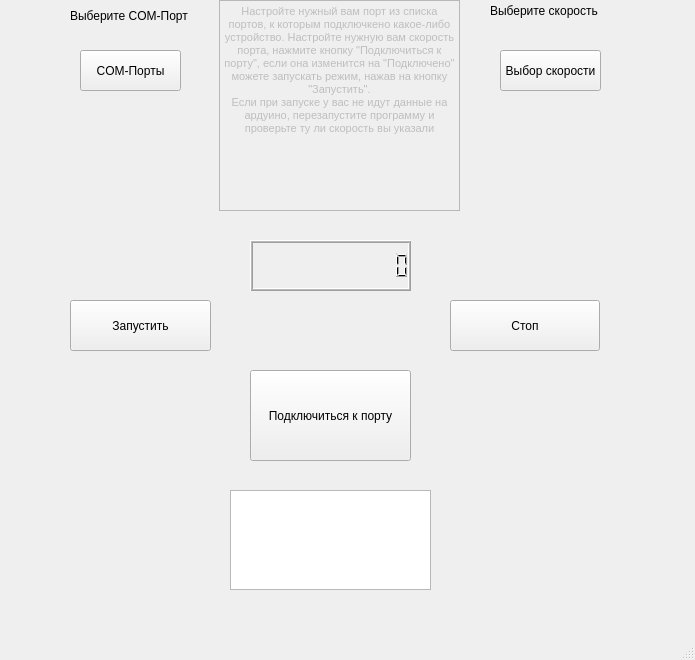
<?xml version="1.0" encoding="UTF-8"?>
<ui version="4.0">
 <class>MainWindow</class>
 <widget class="QMainWindow" name="MainWindow">
  <property name="geometry">
   <rect>
    <x>0</x>
    <y>0</y>
    <width>695</width>
    <height>660</height>
   </rect>
  </property>
  <property name="windowTitle">
   <string>MainWindow</string>
  </property>
  <property name="windowOpacity">
   <double>2.000000000000000</double>
  </property>
  <widget class="QWidget" name="centralwidget">
   <widget class="QPushButton" name="start">
    <property name="geometry">
     <rect>
      <x>70</x>
      <y>300</y>
      <width>141</width>
      <height>51</height>
     </rect>
    </property>
    <property name="text">
     <string>Запустить</string>
    </property>
   </widget>
   <widget class="QPushButton" name="current_speed_ports">
    <property name="geometry">
     <rect>
      <x>500</x>
      <y>50</y>
      <width>101</width>
      <height>41</height>
     </rect>
    </property>
    <property name="text">
     <string>Выбор скорости</string>
    </property>
   </widget>
   <widget class="QLabel" name="label_5">
    <property name="geometry">
     <rect>
      <x>490</x>
      <y>0</y>
      <width>121</width>
      <height>21</height>
     </rect>
    </property>
    <property name="text">
     <string>Выберите скорость</string>
    </property>
   </widget>
   <widget class="QLabel" name="label">
    <property name="geometry">
     <rect>
      <x>70</x>
      <y>0</y>
      <width>130</width>
      <height>31</height>
     </rect>
    </property>
    <property name="text">
     <string>Выберите COM-Порт</string>
    </property>
   </widget>
   <widget class="QPushButton" name="current_COM_port">
    <property name="geometry">
     <rect>
      <x>80</x>
      <y>50</y>
      <width>101</width>
      <height>41</height>
     </rect>
    </property>
    <property name="text">
     <string>COM-Порты</string>
    </property>
   </widget>
   <widget class="QLCDNumber" name="result">
    <property name="enabled">
     <bool>true</bool>
    </property>
    <property name="geometry">
     <rect>
      <x>250</x>
      <y>240</y>
      <width>161</width>
      <height>51</height>
     </rect>
    </property>
    <property name="font">
     <font>
      <family>MS PGothic</family>
     </font>
    </property>
    <property name="cursor">
     <cursorShape>ArrowCursor</cursorShape>
    </property>
    <property name="mouseTracking">
     <bool>false</bool>
    </property>
    <property name="statusTip">
     <string/>
    </property>
    <property name="whatsThis">
     <string/>
    </property>
    <property name="lineWidth">
     <number>1</number>
    </property>
    <property name="midLineWidth">
     <number>1</number>
    </property>
    <property name="smallDecimalPoint">
     <bool>false</bool>
    </property>
    <property name="digitCount">
     <number>12</number>
    </property>
    <property name="value" stdset="0">
     <double>0.000000000000000</double>
    </property>
    <property name="intValue" stdset="0">
     <number>0</number>
    </property>
   </widget>
   <widget class="QPushButton" name="stop">
    <property name="enabled">
     <bool>true</bool>
    </property>
    <property name="geometry">
     <rect>
      <x>450</x>
      <y>300</y>
      <width>150</width>
      <height>51</height>
     </rect>
    </property>
    <property name="text">
     <string>Стоп</string>
    </property>
   </widget>
   <widget class="QTextBrowser" name="text_terminal">
    <property name="enabled">
     <bool>true</bool>
    </property>
    <property name="geometry">
     <rect>
      <x>230</x>
      <y>490</y>
      <width>201</width>
      <height>100</height>
     </rect>
    </property>
    <property name="html">
     <string>&lt;!DOCTYPE HTML PUBLIC &quot;-//W3C//DTD HTML 4.0//EN&quot; &quot;http://www.w3.org/TR/REC-html40/strict.dtd&quot;&gt;
&lt;html&gt;&lt;head&gt;&lt;meta name=&quot;qrichtext&quot; content=&quot;1&quot; /&gt;&lt;style type=&quot;text/css&quot;&gt;
p, li { white-space: pre-wrap; }
&lt;/style&gt;&lt;/head&gt;&lt;body style=&quot; font-family:'MS Shell Dlg 2'; font-size:7.8pt; font-weight:400; font-style:normal;&quot;&gt;
&lt;p align=&quot;center&quot; style=&quot;-qt-paragraph-type:empty; margin-top:0px; margin-bottom:0px; margin-left:0px; margin-right:0px; -qt-block-indent:0; text-indent:0px;&quot;&gt;&lt;br /&gt;&lt;/p&gt;&lt;/body&gt;&lt;/html&gt;</string>
    </property>
   </widget>
   <widget class="QPushButton" name="pushButton">
    <property name="geometry">
     <rect>
      <x>250</x>
      <y>370</y>
      <width>161</width>
      <height>91</height>
     </rect>
    </property>
    <property name="text">
     <string>Подключиться к порту</string>
    </property>
   </widget>
   <widget class="QTextEdit" name="textEdit">
    <property name="enabled">
     <bool>false</bool>
    </property>
    <property name="geometry">
     <rect>
      <x>219</x>
      <y>0</y>
      <width>241</width>
      <height>211</height>
     </rect>
    </property>
    <property name="html">
     <string>&lt;!DOCTYPE HTML PUBLIC &quot;-//W3C//DTD HTML 4.0//EN&quot; &quot;http://www.w3.org/TR/REC-html40/strict.dtd&quot;&gt;
&lt;html&gt;&lt;head&gt;&lt;meta name=&quot;qrichtext&quot; content=&quot;1&quot; /&gt;&lt;style type=&quot;text/css&quot;&gt;
p, li { white-space: pre-wrap; }
&lt;/style&gt;&lt;/head&gt;&lt;body style=&quot; font-family:'MS Shell Dlg 2'; font-size:7.8pt; font-weight:400; font-style:normal;&quot;&gt;
&lt;p align=&quot;center&quot; style=&quot; margin-top:0px; margin-bottom:0px; margin-left:0px; margin-right:0px; -qt-block-indent:0; text-indent:0px;&quot;&gt;&lt;span style=&quot; font-size:8pt;&quot;&gt;Настройте нужный вам порт из списка портов, к которым подключкено какое-либо устройство. Настройте нужную вам скорость порта, нажмите кнопку &amp;quot;Подключиться к порту&amp;quot;, если она изменится на &amp;quot;Подключено&amp;quot; можете запускать режим, нажав на кнопку &amp;quot;Запустить&amp;quot;.&lt;/span&gt;&lt;/p&gt;
&lt;p align=&quot;center&quot; style=&quot; margin-top:0px; margin-bottom:0px; margin-left:0px; margin-right:0px; -qt-block-indent:0; text-indent:0px;&quot;&gt;&lt;span style=&quot; font-size:8pt;&quot;&gt;Если при запуске у вас не идут данные на ардуино, перезапустите программу и проверьте ту ли скорость вы указали&lt;/span&gt;&lt;/p&gt;&lt;/body&gt;&lt;/html&gt;</string>
    </property>
   </widget>
  </widget>
  <widget class="QMenuBar" name="menubar">
   <property name="geometry">
    <rect>
     <x>0</x>
     <y>0</y>
     <width>695</width>
     <height>26</height>
    </rect>
   </property>
  </widget>
  <widget class="QStatusBar" name="statusbar"/>
 </widget>
 <resources/>
 <connections/>
</ui>
